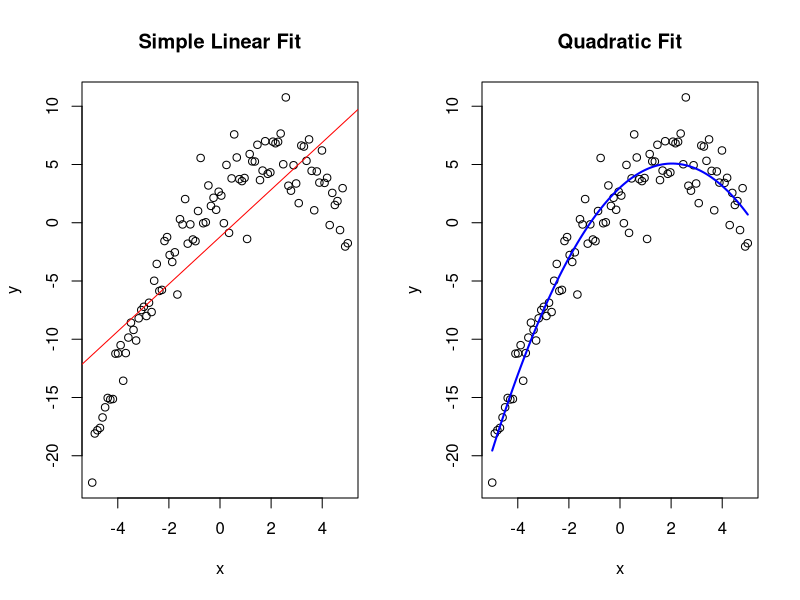

Source code (R):

# the result is a numeric vector of 100 numbers starting at -5, ending at 5, evenly spaced.
x <- seq(-5, 5, length.out = 100)

y <- 3 + 2*x - 0.5*x^2 + rnorm(100, 0, 2)

# Model 1: Simple Linear Regression
m1 <- lm(y ~ x)
# Model 2: Add Squared Term
m2 <- lm(y ~ x + I(x^2))

par(mfrow = c(1, 2))
plot(x, y, main = "Simple Linear Fit")
abline(m1, col = "red")

plot(x, y, main = "Quadratic Fit")
lines(sort(x), fitted(m2)[order(x)], col = "blue", lwd = 2)